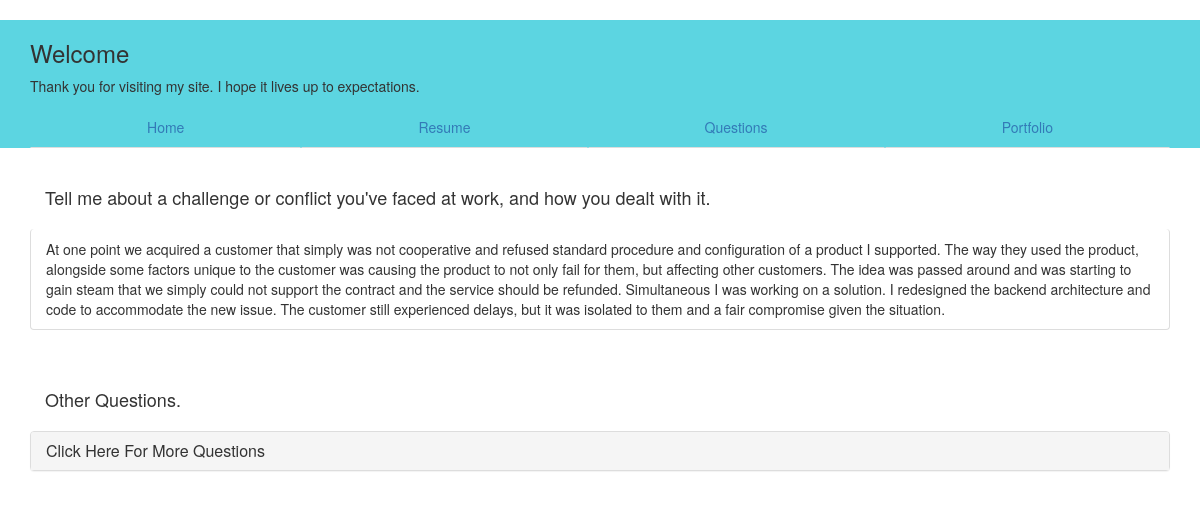
The app's page /6/, older data.
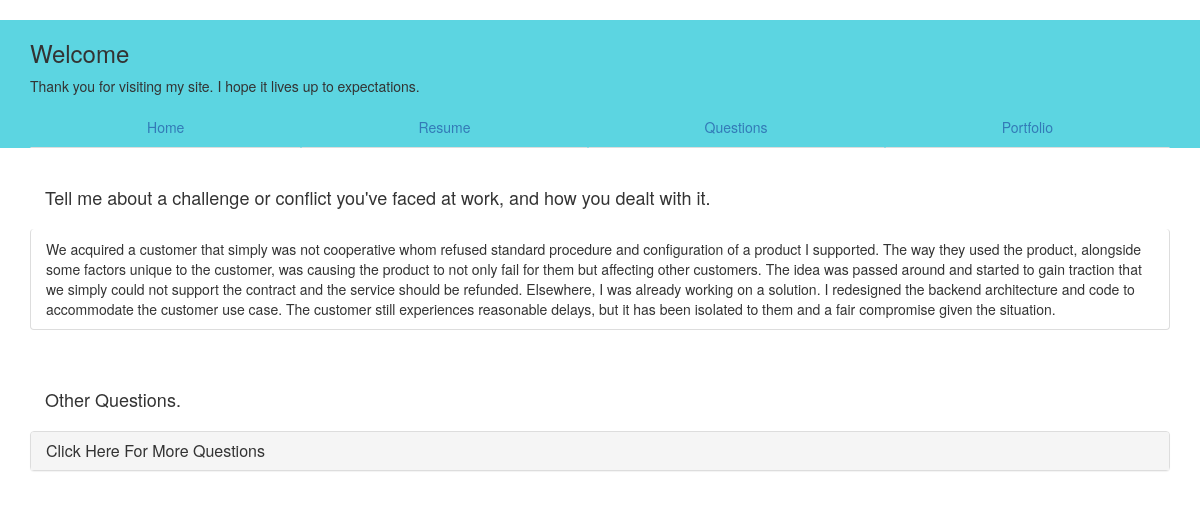
The same page, newer data.
### app/models.py (models this page shows)
class Answer(models.Model):
    question = models.ForeignKey(Question, on_delete=models.CASCADE)
    answer = models.TextField()
    def __str__(self):
        return self.answer

### app/views.py (the view)
# urls.py: url(r'^(?P<pk>[0-9]+)/$', app.views.SingleQuestionView.as_view(), name='detail'),
class SingleQuestionView(generic.DetailView):
    model = Question
    template_name = 'app/single_question.html'
    def get_context_data(self, **kwargs):
        context = super(SingleQuestionView, self).get_context_data(**kwargs)
        context['full_question_list'] = Question.objects.all()
        return context

### app/models.py (called while the page is built)
    def __str__(self):
        return self.question_text

### app/templates/app/single_question.html (shortened to what this page needs)
{% extends 'base.html' %}
{% load static %}
{% block content %}
<br />
<div class="container">
    <div class="panel-heading">
        <h4>{{ question.question_text }}</h4>
    </div>
{% for n in question.answer_set.all %}
  <ul class="list-group">
    <li class="list-group-item">
        {{n}}
    </li>
  </ul>
{% endfor %}
    <br />
     <div class="panel-heading">
       <h4>Other Questions.</h4>
    </div>
  <div class="panel-group">
    <div class="panel panel-default">
      <div class="panel-heading">
        <h4 class="panel-title">
          <a data-toggle="collapse" href="#collapse1">Click Here For More Questions</a>
        </h4>
      </div>
    </div>
  </div>
 </div>
{% endblock %}

Row changes from the older to the newer data that the page shows:
changed Answer: answer "At one point we acquired a customer that simply was not cooperative and refused standard procedure and configuration of a product I supported. The way they used the product, alongside some factors unique to the customer was causing the product to not only fail for them, but affecting other customers. The idea was passed around and was starting to gain steam that we simply could not support the contract and the service should be refunded. Simultaneous I was working on a solution. I redesigned the backend architecture and code to accommodate the new issue. The customer still experienced delays, but it was isolated to them and…" → "We acquired a customer that simply was not cooperative whom refused standard procedure and configuration of a product I supported. The way they used the product, alongside some factors unique to the customer, was causing the product to not only fail for them but affecting other customers. The idea was passed around and started to gain traction that we simply could not support the contract and the service should be refunded. Elsewhere, I was already working on a solution. I redesigned the backend architecture and code to accommodate the customer use case. The customer still experiences reasonable delays, but it has been isolated to them and…"
